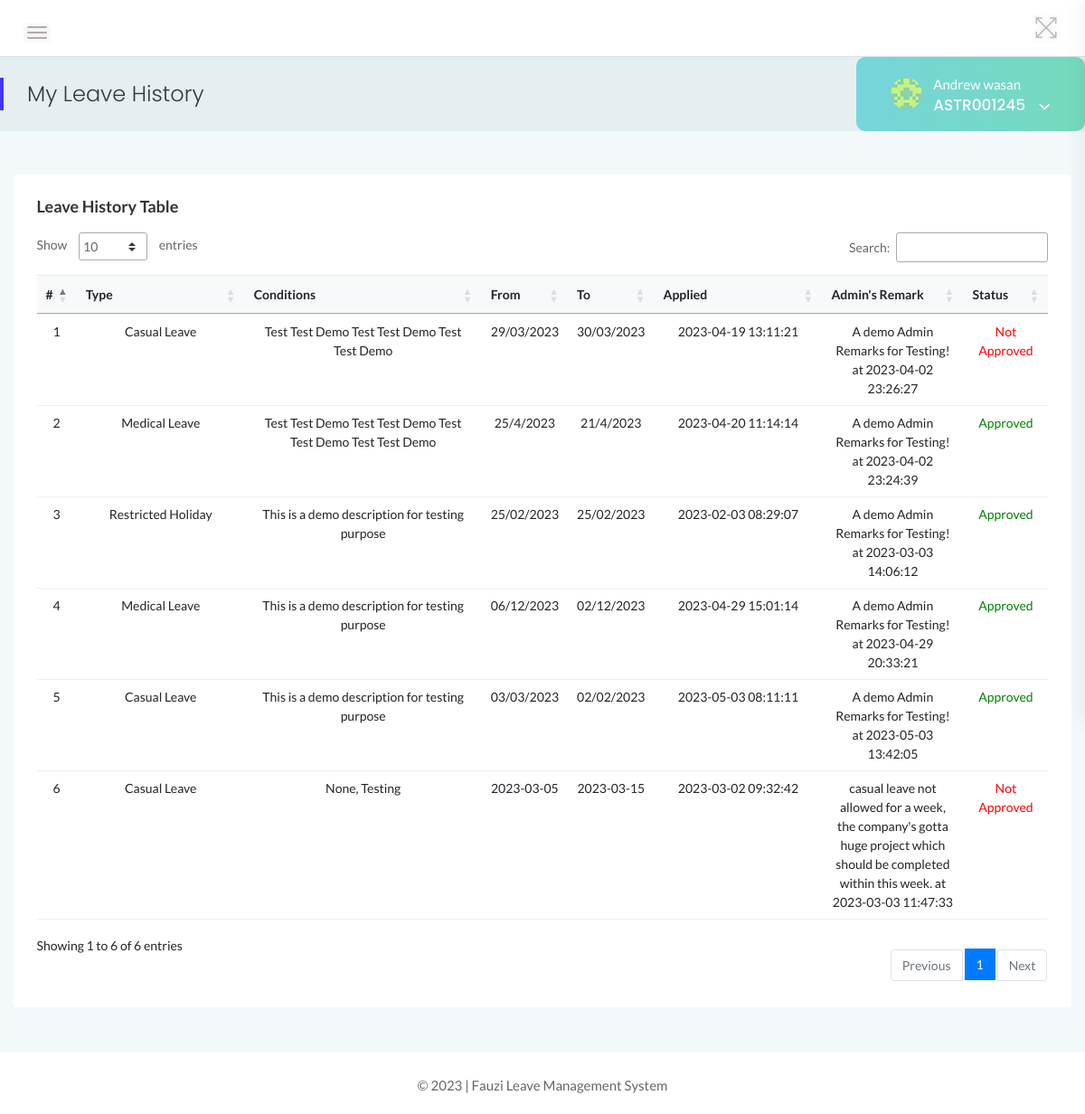
Screenshot of /employees/leave-history.php (signed in) with the database file from the repository.
### tables this page shows
CREATE TABLE `tblemployees` (
  `id` int(11) NOT NULL,
  `EmpId` varchar(100) NOT NULL,
  `FirstName` varchar(150) NOT NULL,
  `LastName` varchar(150) NOT NULL,
  `EmailId` varchar(200) NOT NULL,
  `Password` varchar(180) NOT NULL,
  `Gender` varchar(100) NOT NULL,
  `Dob` varchar(100) NOT NULL,
  `Department` varchar(255) NOT NULL,
  `Address` varchar(255) NOT NULL,
  `City` varchar(200) NOT NULL,
  `Country` varchar(150) NOT NULL,
  `Phonenumber` char(11) NOT NULL,
  `Status` int(1) NOT NULL,
  `RegDate` timestamp NOT NULL DEFAULT current_timestamp()
);

CREATE TABLE `tblleaves` (
  `id` int(11) NOT NULL,
  `LeaveType` varchar(110) NOT NULL,
  `ToDate` varchar(120) NOT NULL,
  `FromDate` varchar(120) NOT NULL,
  `Description` mediumtext NOT NULL,
  `PostingDate` timestamp NOT NULL DEFAULT current_timestamp(),
  `AdminRemark` mediumtext DEFAULT NULL,
  `AdminRemarkDate` varchar(120) DEFAULT NULL,
  `Status` int(1) NOT NULL,
  `IsRead` int(1) NOT NULL,
  `empid` int(11) DEFAULT NULL
);

### employees/leave-history.php (the view, shortened to what this page needs)
<?php
    include('includes/dbconn.php');
    if(strlen($_SESSION['emplogin'])==0){
    header('location:../index.php');
    }   else    {
 ?>
<!doctype html>
<html class="no-js" lang="en">
<head>
    <link rel="stylesheet" href="../assets/css/bootstrap.min.css">
    <link rel="stylesheet" href="../assets/css/font-awesome.min.css">
    <link rel="stylesheet" href="../assets/css/themify-icons.css">
    <link rel="stylesheet" href="../assets/css/metisMenu.css">
    <link rel="stylesheet" href="../assets/css/owl.carousel.min.css">
    <link rel="stylesheet" href="../assets/css/slicknav.min.css">
    <link rel="stylesheet" href="https://www.amcharts.com/lib/3/plugins/export/export.css" type="text/css" media="all" />
    <link rel="stylesheet" type="text/css" href="https://cdn.datatables.net/1.10.19/css/jquery.dataTables.css">
    <link rel="stylesheet" type="text/css" href="https://cdn.datatables.net/1.10.18/css/dataTables.bootstrap4.min.css">
    <link rel="stylesheet" type="text/css" href="https://cdn.datatables.net/responsive/2.2.3/css/responsive.bootstrap.min.css">
    <link rel="stylesheet" type="text/css" href="https://cdn.datatables.net/responsive/2.2.3/css/responsive.jqueryui.min.css">
    <link rel="stylesheet" href="../assets/css/typography.css">
    <link rel="stylesheet" href="../assets/css/default-css.css">
    <link rel="stylesheet" href="../assets/css/styles.css">
    <link rel="stylesheet" href="../assets/css/responsive.css">
</head>
<body>
    <div class="page-container">
        <div class="main-content">
            <div class="header-area">
                <div class="row align-items-center">
                    <div class="col-md-6 col-sm-8 clearfix">
                        <div class="nav-btn pull-left">
                            <span></span>
                            <span></span>
                            <span></span>
                        </div>
                    </div>
                    <div class="col-md-6 col-sm-4 clearfix">
                        <ul class="notification-area pull-right">
                            <li id="full-view"><i class="ti-fullscreen"></i></li>
                        </ul>
                    </div>
                </div>
            </div>
            <div class="page-title-area">
                <div class="row align-items-center">
                    <div class="col-sm-6">
                        <div class="breadcrumbs-area clearfix">
                            <h4 class="page-title pull-left">My Leave History</h4>
                        </div>
                    </div>
                    <div class="col-sm-6 clearfix">
                         <?php include '../includes/employee-profile-section.php'?>
                    </div>
                </div>
            </div>
            <div class="main-content-inner">
                <div class="row">
                    <div class="col-12 mt-5">
                        <div class="card">
                            <div class="card-body">
                                <h4 class="header-title">Leave History Table</h4>
                                <div class="data-tables">
                                    <table id="dataTable" class="table table-hover progress-table text-center">
                                        <thead class="bg-light text-capitalize">
                                            <tr>
                                                <th>#</th>
                                                <th width="150">Type</th>
                                                <th>Conditions</th>
                                                <th>From</th>
                                                <th>To</th>
                                                <th width="150">Applied</th>
                                                <th width="120">Admin's Remark</th>
                                                <th>Status</th>
                                            </tr>
                                        </thead>
                                        <tbody>
                                        <?php
                                        $eid=$_SESSION['eid'];
                                        $sql = "SELECT LeaveType,ToDate,FromDate,Description,PostingDate,AdminRemarkDate,AdminRemark,Status from tblleaves where empid=:eid";
                                        $query = $dbh -> prepare($sql);
                                        $query->bindParam(':eid',$eid,PDO::PARAM_STR);
                                        $query->execute();
                                        $results=$query->fetchAll(PDO::FETCH_OBJ);
                                        $cnt=1;
                                        if($query->rowCount() > 0){
                                        foreach($results as $result)
                                        {  ?>
                                            <tr>
                                            <td> <?php echo htmlentities($cnt);?></td>
                                            <td><?php echo htmlentities($result->LeaveType);?></td>
                                            <td><?php echo htmlentities($result->Description);?></td>
                                            <td><?php echo htmlentities($result->FromDate);?></td>
                                            <td><?php echo htmlentities($result->ToDate);?></td>
                                            <td><?php echo htmlentities($result->PostingDate);?></td>
                                            <td><?php if($result->AdminRemark=="")
                                            {
                                            echo htmlentities('Pending');
                                            } else {
                                            echo htmlentities(($result->AdminRemark)." "."at"." ".$result->AdminRemarkDate);
                                            }
                                            ?>
                                            </td>
                                            <td> <?php $stats=$result->Status;
                                                if($stats==1){
                                             ?>
                                                 <span style="color: green">Approved</span>
                                                 <?php } if($stats==2)  { ?>
                                                <span style="color: red">Not Approved</span>
                                                 <?php } if($stats==0)  { ?>
                                                <span style="color: blue">Pending</span>
                                                <?php } ?>
                                             </td>
                                        </tr>
                                         <?php $cnt++;} }?>
                                        </tbody>
                                    </table>
                                </div>
                            </div>
                        </div>
                    </div>
                </div>
            </div>
        </div>
        <?php include '../includes/footer.php' ?>
    </div>
</body>
</html>
<?php } ?>

### includes/logged.php (shortened to what this page needs)
<?php
    include '../includes/dbconn.php';
    $eid=$_SESSION['eid'];
    $sql = "SELECT FirstName,LastName,EmpId from  tblemployees where id=:eid";
    $query = $dbh -> prepare($sql);
    $query->bindParam(':eid',$eid,PDO::PARAM_STR);
    $query->execute();
    $results=$query->fetchAll(PDO::FETCH_OBJ);
    if($query->rowCount() > 0){
        foreach($results as $result)
    {    ?>
        <p style="color:white;"><?php echo htmlentities($result->FirstName." ".$result->LastName);?></p>
        <span><?php echo htmlentities($result->EmpId)?></span>
<?php }
    }
?>

### assets/css/styles.css (style rules this page uses)
.page-container { width: 100%; height: 100%; min-height: 100vh; padding-left: 280px; -webkit-transition: padding-left 0.3s ease 0s; transition: padding-left 0.3s ease 0s; }
.sbar_collapsed.page-container { padding-left: 0; }
.card { border: none; border-radius: 4px; background-color: #fff; -webkit-transition: all 0.3s ease 0s; transition: all 0.3s ease 0s; }
.card-body { padding: 25.6px; padding: 1.6rem; }
.main-content { width: 100%; background: #f3f8fb; }
.main-content-inner { padding: 0 30px 50px; }
.header-area { padding: 15px 30px; background: #fff; border-bottom: 1px solid #d8e3e7; }
.nav-btn { margin: 10px 30px 0 0; cursor: pointer; }
.nav-btn span { display: block; width: 22px; height: 2px; background: #b3aaaa; margin: 4px 0; border-radius: 15px; -webkit-transition: all 0.3s ease 0s; transition: all 0.3s ease 0s; box-shadow: 0 0 0 4px rgba(99, 96, 96, 0.03); }
.nav-btn span:nth-child(2) { opacity: 0; }
.nav-btn span:first-child { -webkit-transform: rotate(45deg) translate(5px, 5px); transform: rotate(45deg) translate(5px, 5px); }
.nav-btn span:last-child { -webkit-transform: rotate(-45deg) translate(3px, -3px); transform: rotate(-45deg) translate(3px, -3px); }
.sbar_collapsed .nav-btn span { transform: none; opacity: 1; }
.notification-area { -webkit-user-select: none; -moz-user-select: none; -ms-user-select: none; user-select: none; position: relative; z-index: 1; }
.notification-area li { display: inline-block; margin-left: 20px; cursor: pointer; -webkit-user-select: none; -moz-user-select: none; -ms-user-select: none; user-select: none; }
.notification-area li > i { font-size: 26px; color: #bdbcbc; vertical-align: middle; text-shadow: 0 0 8px rgba(0, 0, 0, 0.12); -webkit-transition: color 0.3s ease 0s; transition: color 0.3s ease 0s; }
.notification-area li#full-view { display: inline-block; }
.page-title-area { padding: 0 30px; background: #e5eff1; position: relative; }
.page-title-area:before { content: ""; position: absolute; left: 0; top: 50%; width: 4px; height: 36px; background: var(--primary-color); -webkit-transform: translateY(-50%); transform: translateY(-50%); }
.page-title { font-size: 24px; font-weight: 300; color: #313b3d; letter-spacing: 0; margin-right: 30px; }
.header-title { font-family: "Lato", sans-serif; font-size: 18px; font-weight: 600; letter-spacing: 0; color: #333; text-transform: capitalize; margin-bottom: 17px; }
table tr th { border-bottom: none; }
table tr th, table tr td { border-top: 1px solid rgba(120, 130, 140, 0.13) !important; }
table.dataTable.no-footer { border-bottom: 1px solid rgba(120, 130, 140, 0.13) !important; }
table.dataTable thead th, table.dataTable thead td { border-bottom-color: transparent; }

### rows the page displays
tblemployees: FirstName+LastName "Andrew wasan", EmpId "ASTR001245"
tblleaves: LeaveType "Casual Leave", Description "Test Test Demo Test Test Demo Test Test Demo", FromDate "29/03/2023", ToDate "30/03/2023", PostingDate "2023-04-19 13:11:21", AdminRemark+AdminRemarkDate "A demo Admin Remarks for Testing! at 2023-04-02 23:26:27", Status "Not Approved"
tblleaves: LeaveType "Medical Leave", Description "Test Test Demo Test Test Demo Test Test Demo Test Test Demo", FromDate "25/4/2023", ToDate "21/4/2023", PostingDate "2023-04-20 11:14:14", AdminRemark+AdminRemarkDate "A demo Admin Remarks for Testing! at 2023-04-02 23:24:39", Status "Approved"
tblleaves: LeaveType "Restricted Holiday", Description "This is a demo description for testing purpose", FromDate "25/02/2023", ToDate "25/02/2023", PostingDate "2023-02-03 08:29:07", AdminRemark+AdminRemarkDate "A demo Admin Remarks for Testing! at 2023-03-03 14:06:12", Status "Approved"
tblleaves: LeaveType "Medical Leave", Description "This is a demo description for testing purpose", FromDate "06/12/2023", ToDate "02/12/2023", PostingDate "2023-04-29 15:01:14", AdminRemark+AdminRemarkDate "A demo Admin Remarks for Testing! at 2023-04-29 20:33:21", Status "Approved"
tblleaves: LeaveType "Casual Leave", Description "This is a demo description for testing purpose", FromDate "03/03/2023", ToDate "02/02/2023", PostingDate "2023-05-03 08:11:11", AdminRemark+AdminRemarkDate "A demo Admin Remarks for Testing! at 2023-05-03 13:42:05", Status "Approved"
tblleaves: LeaveType "Casual Leave", Description "None, Testing", FromDate "2023-03-05", ToDate "2023-03-15", PostingDate "2023-03-02 09:32:42", AdminRemark+AdminRemarkDate "casual leave not allowed for a week, the company's gotta huge project which should be completed within this week. at 2023-03-03 11:47:33", Status "Not Approved"
